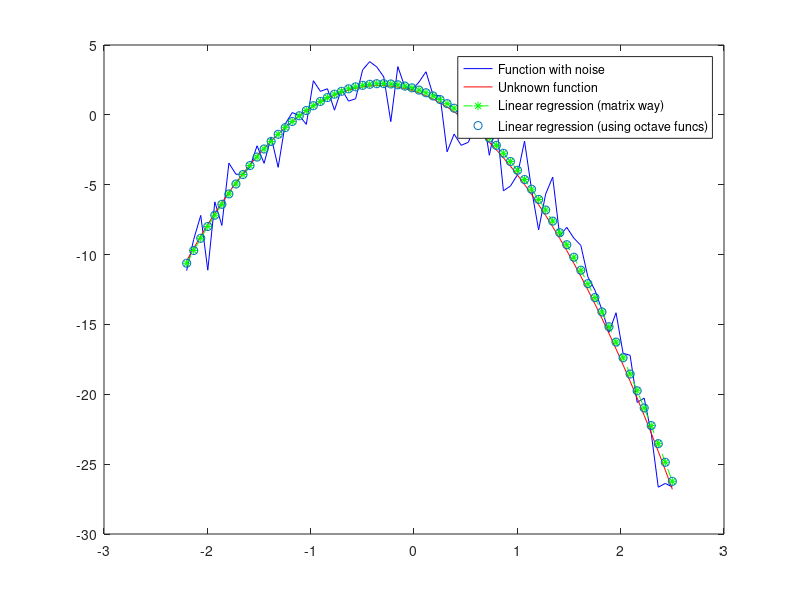

This chart was generated by the following MATLAB code:
clc
clear

x_min = -2.2;
x_max = 2.5;
n = 70;

X = (x_min: (x_max - x_min) / (n - 1) : x_max);
a1 = 1.7;
a2 = -2.4;
a3 = -3.6;
a = [a3, a2, a1]

# unknown function
y = a1 + a2 * X + a3 * X .^ 2;

# noise
s = 1.5; 
Z = s  *  normrnd(0, 1, 1, n);
Y = y + Z;

plot(X, y, X,Y)



# recovery of function y(x)
A = [ones(1, n); X; X .^ 2]';
B = A' * A;
C = A' * Y';
an = B^(-1) * C;
an1 = flip(an')
Yn = A * an;

m = 2;
a11 = polyfit(X, Y, m)
Yn1 = polyval(a11, X);

plot(X, Y, 'b', X, y, 'r', X, Yn, 'g*--', X, Yn1, 'po')
legend('Function with noise', 'Unknown function', 
'Linear regression (matrix way)','Linear regression (using octave funcs)')


r = Yn - Y';
ort = r' * Yn
ssn = 1.5;
sn = sqrt(r' * r / (n-3));
ss1 = [ssn, sn]
